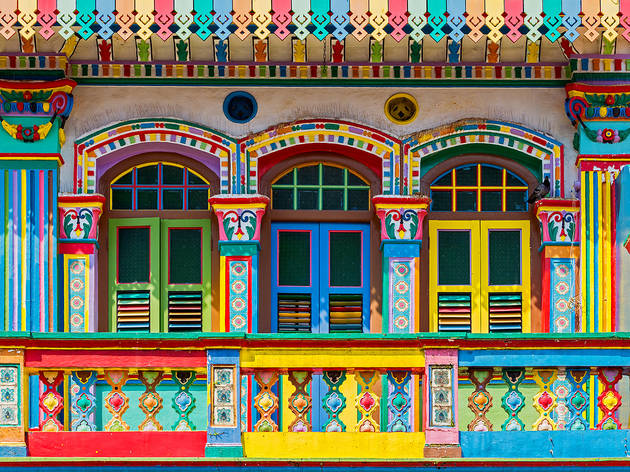
#> input picture pic2.jpg, 630 x 472 px
$ jupyter execute C_D_SINGLE_IMAGE.ipynb   (shell and % lines are left out)
#> lines starting #> are read from the running program, lines starting #| are printed output that depends on the picture
**IMPORTING LIBRARIES**

[cell 1]
import cv2
import pandas as pd
import numpy as np
import matplotlib.pyplot as plt

**READING THE IMAGE**

[cell 2]
image=cv2.imread("pic2.jpg")
#> image is the input picture: shape (472, 630, 3); mean B, G, R 93.5, 116.1, 120.6
plt.imshow(image)

**CSV CONTAINING COLOURS**

[cell 3]
col_names=['color','color_name','hex_code','R','G','B']
color_csv=pd.read_csv("colors.csv",names=col_names,header=None)
#> (reads colors.csv from the repository)
color_csv.head()

[cell 4]
color_csv.shape

[cell 5]
image=cv2.resize(image,(800,600))
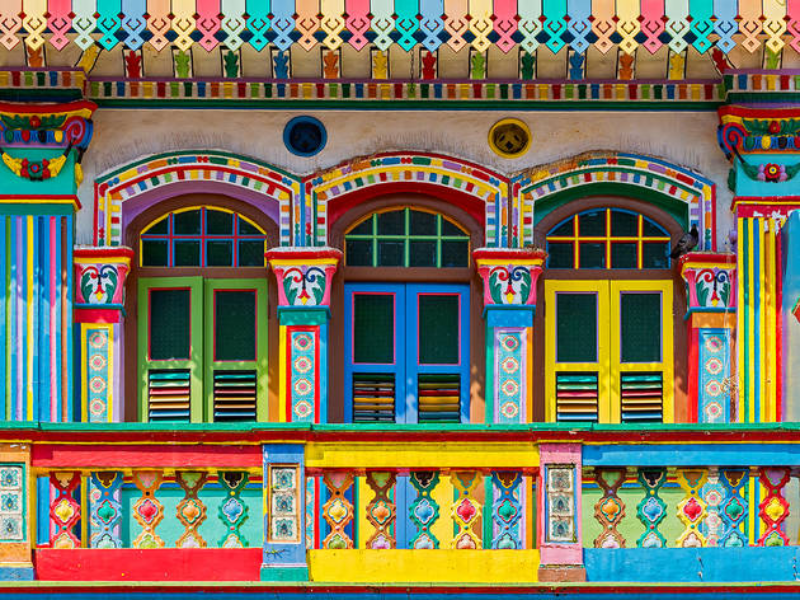
#> image: shape (600, 800, 3); mean B, G, R 93.3, 116, 120.5

**SETTING INITIAL MOUSE ACTIVITY TO FALSE**

[cell 6]
clicked = False

**FUNCTION CHECKING FOR CLICK AND FINDING THE BGR VALUE AT THAT CO-ORDINATE OF CLICK**

[cell 7]
def draw_function(event,x,y,flags,params):
    if(event== cv2.EVENT_LBUTTONDBLCLK):
        global xcor,ycor,b,g,r,clicked
        clicked=True
        xcor=x
        ycor=y
        b,g,r=image[ycor,xcor]
        b=int(b)
        g=int(g)
        r=int(r)

**FUNCTION FINDING COLOUR IN CSV USING ABSOLUTE VALUE OF BGR**

[cell 8]
def colour_name(R,G,B):
    mini = 1000
    for i in range(len(color_csv)):
        diff = abs(R - int(color_csv.loc[i,'R'])) + abs(G - int(color_csv.loc[i,'G'])) + abs(B - int(color_csv.loc[i,'B']))
        if diff <= mini:
            mini = diff
            colour = color_csv.loc[i, 'color_name']
    return colour

**FINDING COLOURS IN IMAGE**

[cell 9]
cv2.namedWindow('image')
cv2.setMouseCallback('image', draw_function)

[cell 10]
while True:
    cv2.imshow('image', image)
    if clicked:
        cv2.rectangle(image, (20,20), (600,60), (b,g,r), -1)
        text = colour_name(r,g,b) + ' R=' + str(r) + ' G=' + str(g) + ' B=' + str(b)
        cv2.putText(image, text, (50,50), 2,0.8, (255,255,255),2,cv2.LINE_AA)
        if r+g+b >=600:
            cv2.putText(image, text, (50,50), 2,0.8, (0,0,0),2,cv2.LINE_AA)

    if cv2.waitKey(20) & 0xFF == 27:
#> (key Esc is pressed here)
